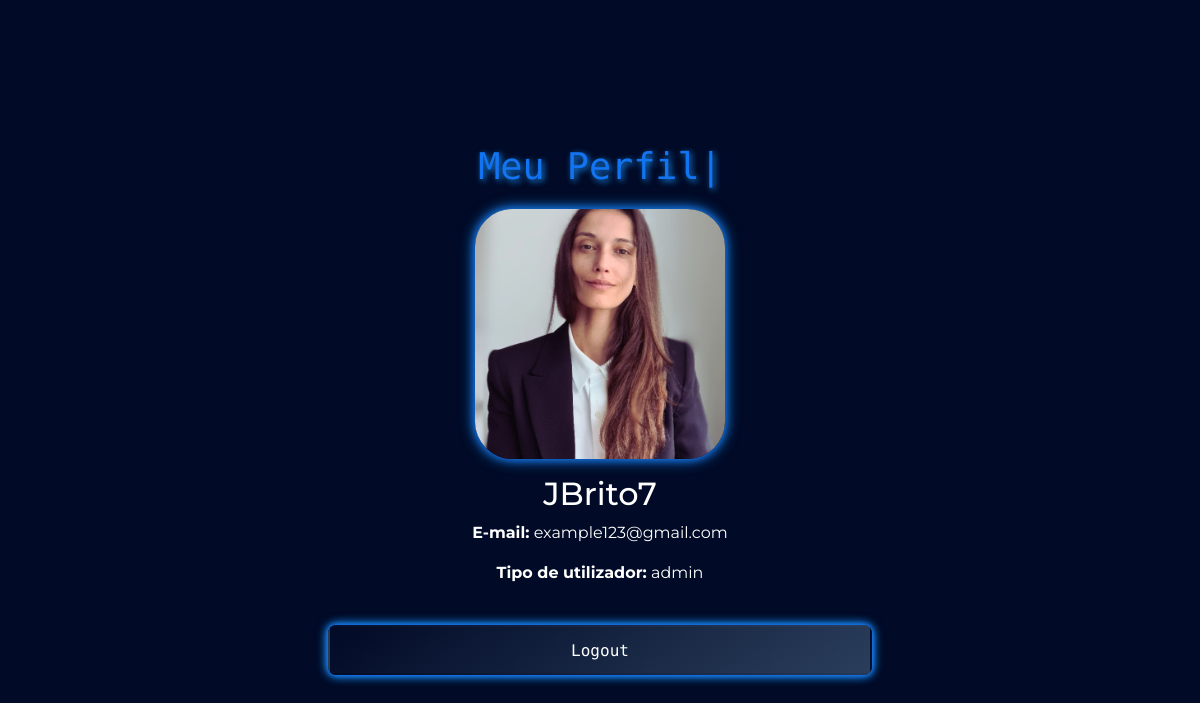
The app's page /auth/profile/profile.php (signed in) with its own data.
### tables this page shows
CREATE TABLE `users` (
  `id` int(11) NOT NULL,
  `username` varchar(50) NOT NULL,
  `email` varchar(100) NOT NULL,
  `password_hash` varchar(255) NOT NULL,
  `user_type` enum('user','admin') NOT NULL,
  `profile_pic` varchar(255) NOT NULL
);

### auth/profile/profile.php (the view, shortened to what this page needs)
<?php
require_once('../config.php');
$user_id = $_SESSION['user_id'];
$sql = 'SELECT username, email, user_type, profile_pic FROM users WHERE id = ?';
$stmt = $pdo->prepare($sql);
$stmt->execute([$user_id]);
$user = $stmt->fetch();
?>
<!DOCTYPE html>
<html lang="pt-PT">
<head>
  <link href="https://cdn.jsdelivr.net/npm/bootstrap@5.3.3/dist/css/bootstrap.min.css" rel="stylesheet">
  <link rel="stylesheet" href="../../css/profile.css">
</head>
<body>
  <main>
    <section id="profile-section">
      <div class="container">
        <div class="row">
          <div class="profile-title">
            <h1>
              <span class="typed-text-register"></span>
            </h1>
          </div>
          <div class="form-container col-md-8 col-lg-6 mx-auto">
            <div class="profile-info mb-3">
              <img src="../<?php echo htmlspecialchars($user['profile_pic']); ?>" alt="Foto de Perfil">
              <h2><?php echo htmlspecialchars($user['username']); ?></h2>
              <p><strong>E-mail:</strong> <?php echo htmlspecialchars($user['email']); ?></p>
              <p><strong>Tipo de utilizador:</strong> <?php echo htmlspecialchars($user['user_type']); ?></p>
            </div>
            <a href="../logout.php" class="neon-btn mt-4 d-inline-block">Logout</a>
          </div>
        </div>
      </div>
    </section>
  </main>
</body>
</html>

### css/profile.css (style rules this page uses)
:root { --font-syne: 'Syne Mono', monospace; --font-montserrat: 'Montserrat', sans-serif; --blue-1: #010B40; --blue-2: #021E73; --blue-3: #010A26; --blue-4: #1374F2; --blue-5: #1B8EF2; --white-cool: #DADADA; --blue-4-rgba: rgba(19, 115, 242, 1); --blue-5-rgba: rgba(26, 141, 242, 1); }
html { scroll-behavior: smooth; }
* { margin: 0; padding: 0; box-sizing: border-box; }
body { font-family: var(--font-montserrat); background-color: var(--blue-3); color: rgb(255, 255, 255); }
.neon-btn { display: inline-block; background: linear-gradient(145deg, var(--blue-3), #2a3e5c); color: white; border: none; padding: 0.75em 1.5em; margin-top: 20px; font-family: var(--font-syne); font-size: 1rem; cursor: pointer; text-decoration: none; border-radius: 8px; box-shadow: 0 0 2px var(--blue-4-rgba), 0 0 5px var(--blue-4-rgba), 0 0 10px var(--blue-5-rgba), 0 0 12px var(--blue-5-rgba); transition: box-shadow 0.3s ease; border: 2px solid transparent; width: 100%; min-width: 150px; text-align: center; height: 50px; }
#profile-section { display: flex; justify-content: center; align-items: center; min-height: 100vh; padding: 2rem; background-color: var(--blue-3); }
.profile-title h1 { font-family: var(--font-syne); color: var(--blue-4); font-size: 2.3em; text-shadow: 2px 2px 6px var(--blue-5-rgba); text-align: center; margin: 20px 0; }
.profile-info { text-align: center; font-family: var(--font-montserrat); }
.profile-info img { display: block; width: 250px; height: 250px; border-radius: 15%; object-fit: cover; margin: 0 auto 1rem auto; box-shadow: 0 0 8px var(--blue-4-rgba), 0 0 15px var(--blue-5-rgba); }

### records on screen
users: profile_pic (picture), username "JBrito7", email "example123@gmail.com", user_type "admin"
